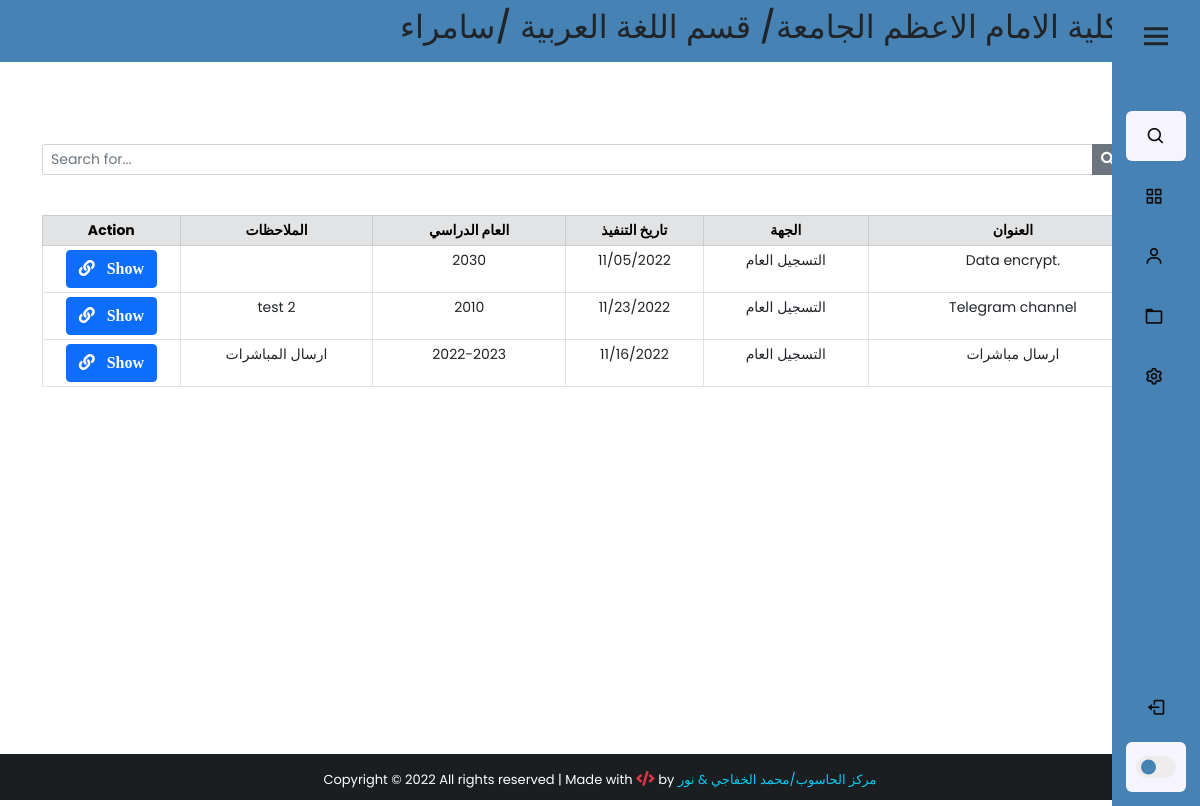
The page /notifications/ (signed in) on the database as committed earlier.
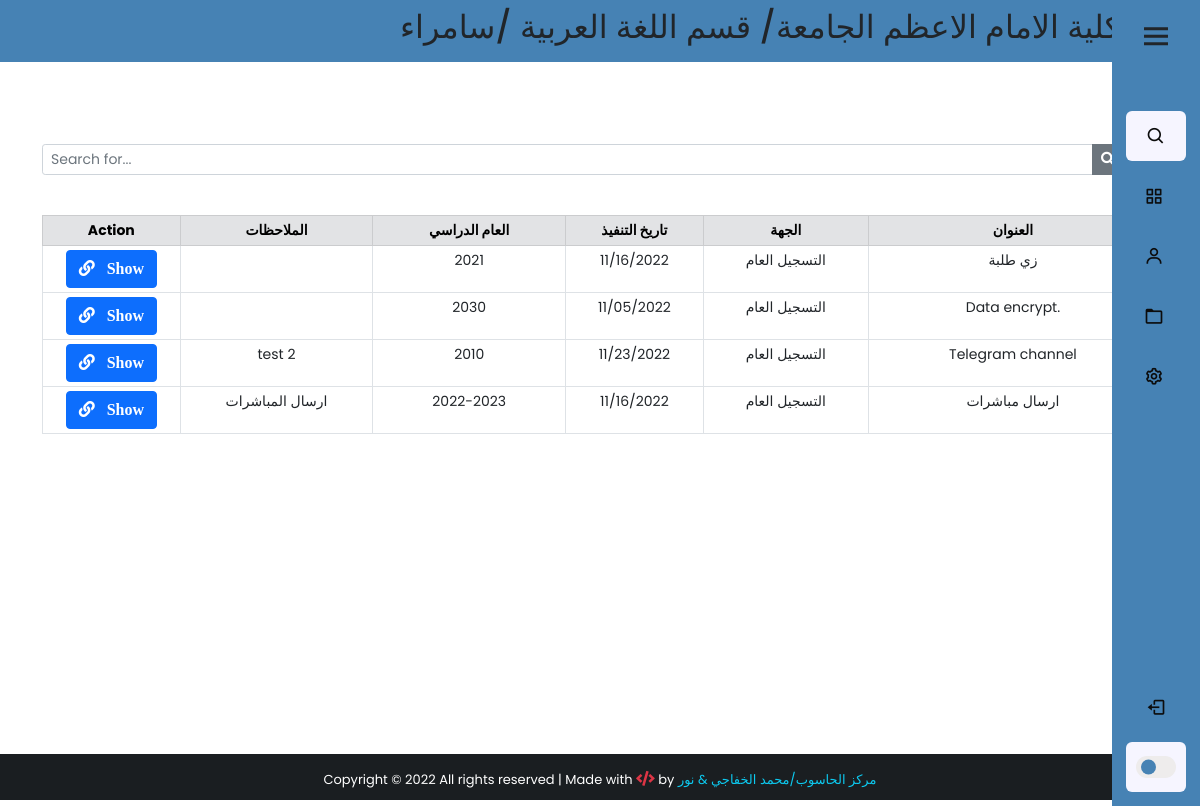
The same page on the database as committed later.
### app/models.py (models this page shows, shortened)
class Notifications(models.Model):
    title = models.CharField(max_length=200, verbose_name="العنوان")
    Dname = models.ForeignKey(Department,verbose_name="القسم",on_delete=models.PROTECT)
    Cname = models.ForeignKey(City, verbose_name="المحافظة", on_delete=models.PROTECT)
    get_from = models.CharField(max_length=200, verbose_name="الجهة")
    year = models.CharField(max_length=200, verbose_name="العام الدراسي")
    date = models.DateField(verbose_name="تاريخ التنفيذ", null=True, blank=True)
    note = models.TextField(verbose_name="الملاحظات", null=True, blank=True)
    file = models.FileField(upload_to='files/%y/%m',null=True,blank=True)
    created_at = models.DateTimeField(auto_now_add=True)
    class Meta:
        verbose_name_plural='التعميم/الاشعارات'

### app/views.py (the view)
# urls.py: path('notifications/', views.notification, name="notification"),
def notification(request):
    if 'q' in request.GET:
        q = request.GET['q']
        user = request.user.userprofile
        all_post = Notifications.objects.filter(
            Q(title__icontains=q) | Q(get_from=q) | Q(
                note=q) | Q(year=q)
        ).order_by('-created_at')
        dname = Department.objects.all().filter(Dname="الكل")
        cname = City.objects.all().filter(Cname="الكل")
        all_post = all_post.filter(Dname__in=[user.Dname, dname[0]], Cname__in=[user.Cname, cname[0]])
    else:
        user = request.user.userprofile
        dname = Department.objects.all().filter(Dname="الكل")
        cname = City.objects.all().filter(Cname="الكل")
        all_post = Notifications.objects.all().filter(
            Dname__in=[user.Dname, dname[0]], Cname__in=[user.Cname, cname[0]]).order_by('-created_at')
    paginator = Paginator(all_post, 5)
    page = request.GET.get('page')
    all_students_state = paginator.get_page(page)
    context = {
        'all_post': all_students_state,
        'user': user,
    }
    return render(request,'notifications/notfications.html',context)

### app/models.py (called while the page is built)
    def __str__(self):
        return self.Dname

    def __str__(self):
        return self.Cname

### app/templates/notifications/notfications.html (shortened to what this page needs)
{% extends 'base2.html' %}
{% block content %}
<div class="container" style="padding-top:10px;">
     <br><br>
       <form action="">
          <div class="input-group input-group-sm mb-3 mt-4">
               <input type="text" name="q" class="form-control" placeholder="Search for..." value="{{ request.GET.q }}">
               <button class="btn btn-secondary"><i class="fas fa-search"></i></button>
               <a href="{% url 'notification' %}" class="btn btn-dark" style="margin-left:2px;"></a>
          </div>
     </form>
       <center>
          <table class="table table-bordered table-sm mt-4" style="text-align: center; font-size: 14px;">
               <thead class="table-secondary">
                  <div class="row">
                    <tr>
                         <th class="col-lg-2 col-sm-12" style="width:10%;" >Action</th>
                         <th class="col-lg-2 col-sm-12" style="width:14%;">الملاحظات</th>
                         <th class="col-lg-2 col-sm-12" style="width:14%;">العام الدراسي</th>
                         <th class="col-lg-2 col-sm-12" style="width:10%;">تاريخ التنفيذ</th>
                         <th class="col-lg-2 col-sm-12" style="width:12%;">الجهة</th>
                         <th class="col-lg-2 col-sm-12" style="width:21%;">العنوان</th>
                    </tr>
              </div>
               </thead>
               {% for post in all_post %}
               <tr>
                     <td>
                         <a href="{{post.file.url}}" class="btn btn-primary "  target="_blank" title="show img">
                              <i class="fas fa-link">&nbsp;&nbsp; Show  </i>
                         </a>
                    </td>
                    <td>{{post.note}}</td>
                    <td>{{post.year}}</td>
                    <td>{{post.date | date:'m/d/Y'}}</td>
                    <td>{{post.get_from}}</td>
                    <td>{{post.title}}</td>
               {% endfor %}
          </table>
     </center>
     </div>
{% endblock content %}

Rows that differ between the two databases and show on the page:
added Notifications: year "2021", date "11/16/2022", get_from "التسجيل العام", title "زي طلبة"
